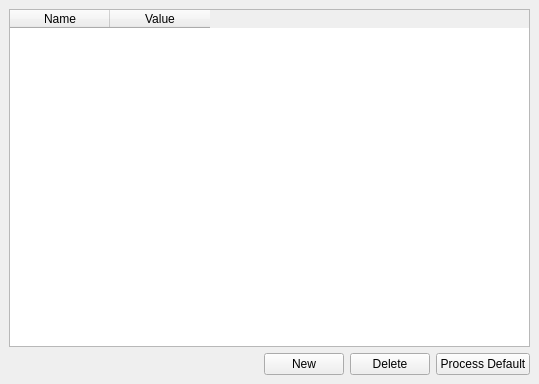
<ui version="4.0" >
 <class>EnvironmentWidget</class>
 <widget class="QWidget" name="EnvironmentWidget" >
  <property name="geometry" >
   <rect>
    <x>0</x>
    <y>0</y>
    <width>539</width>
    <height>384</height>
   </rect>
  </property>
  <property name="windowTitle" >
   <string>Form</string>
  </property>
  <layout class="QVBoxLayout" >
   <property name="margin" >
    <number>9</number>
   </property>
   <property name="spacing" >
    <number>6</number>
   </property>
   <item>
    <widget class="QTableWidget" name="variableTable" >
     <column>
      <property name="text" >
       <string>Name</string>
      </property>
     </column>
     <column>
      <property name="text" >
       <string>Value</string>
      </property>
     </column>
    </widget>
   </item>
   <item>
    <layout class="QHBoxLayout" >
     <property name="margin" >
      <number>0</number>
     </property>
     <property name="spacing" >
      <number>6</number>
     </property>
     <item>
      <spacer>
       <property name="orientation" >
        <enum>Qt::Horizontal</enum>
       </property>
       <property name="sizeHint" >
        <size>
         <width>40</width>
         <height>20</height>
        </size>
       </property>
      </spacer>
     </item>
     <item>
      <widget class="KPushButton" name="newButton" >
       <property name="text" >
        <string>New</string>
       </property>
      </widget>
     </item>
     <item>
      <widget class="KPushButton" name="deleteButton" >
       <property name="text" >
        <string>Delete</string>
       </property>
      </widget>
     </item>
     <item>
      <widget class="KPushButton" name="processDefaultButton" >
       <property name="text" >
        <string>Process Default</string>
       </property>
      </widget>
     </item>
    </layout>
   </item>
  </layout>
 </widget>
 <customwidgets>
  <customwidget>
   <class>KPushButton</class>
   <extends>QPushButton</extends>
   <header>kpushbutton.h</header>
  </customwidget>
 </customwidgets>
 <resources/>
 <connections/>
</ui>
